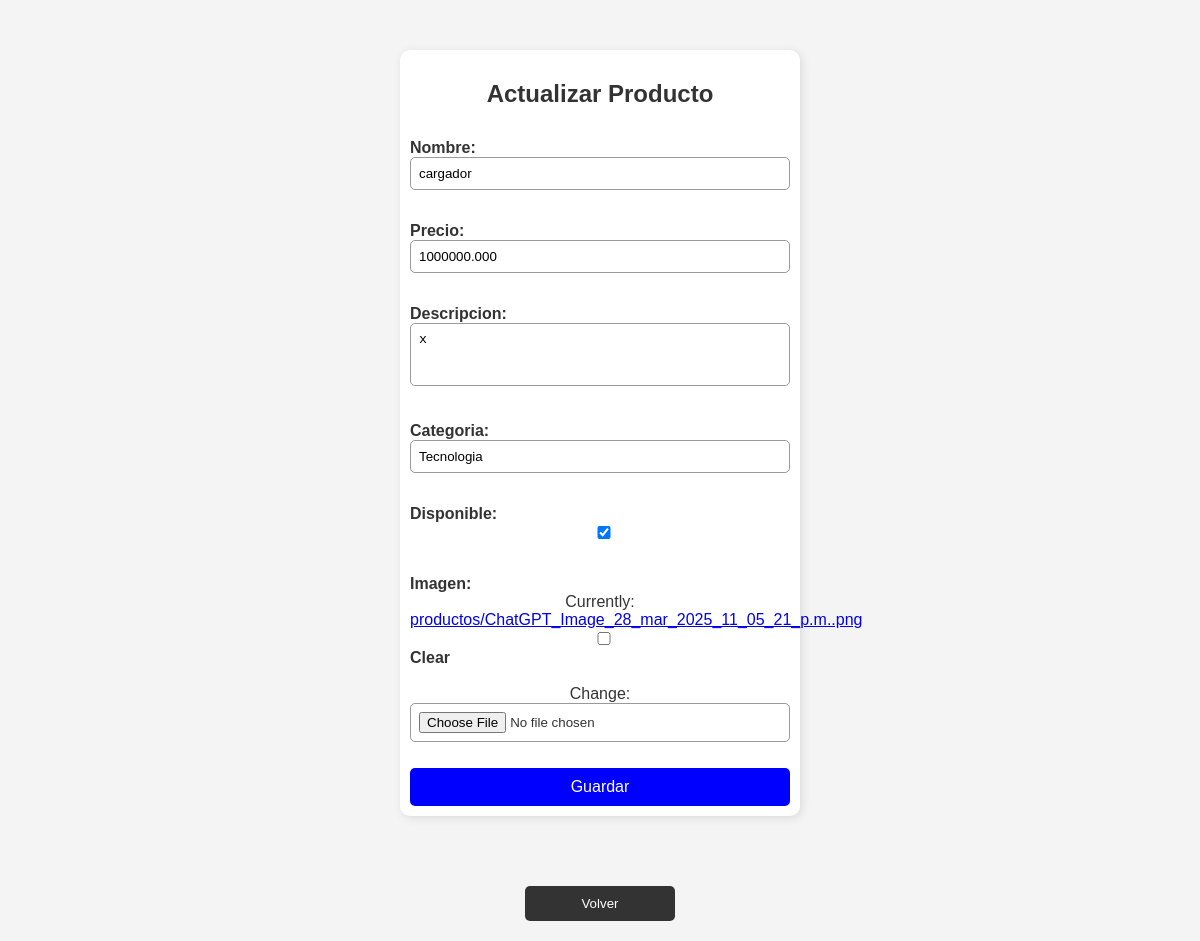
The page /actualizar/15 on the database its author committed.
### Crud/models.py (models this page shows, shortened)
class Producto(models.Model):
    nombre = models.CharField(max_length=250)
    precio = models.DecimalField(max_digits=10, decimal_places=3)
    descripcion = models.TextField()
    categoria = models.CharField(max_length=100)
    disponible = models.BooleanField(default=True)
    imagen = models.ImageField(upload_to='productos/', null=True, blank=True)

### Crud/views.py (the view)
# urls.py: path('actualizar/<int:id>' , views.actualizar, name='actualizar'),
def actualizar(request, id):
    producto = get_object_or_404(Producto, id=id)
    if request.method == "POST":
        form = ProductoForm(request.POST, request.FILES, instance=producto)
        if form.is_valid():
            form.save()
            return redirect("tienda")
    else:
        form = ProductoForm(instance=producto)
    return render(request, 'update.html', {"form":form, 'producto': producto})

### Crud/forms.py
class ProductoForm(forms.ModelForm):
    class Meta:
        model = Producto
        fields = ["nombre", "precio", "descripcion", "categoria", "disponible", "imagen"]
        widgets = {
             "nombre": forms.TextInput(attrs={"class": "form-input", "placeholder": "Nombre del producto", "required": True}),
             "precio": forms.NumberInput(attrs={"class": "form-input", "placeholder": "Precio", "required": True}),
             "descripcion": forms.Textarea(attrs={"class": "form-textarea", "rows": 3, "placeholder": "Descripción", "required": True}),
             "categoria": forms.TextInput(attrs={"class": "form-input", "placeholder": "Categoría", "required": True}),
             "disponible": forms.CheckboxInput(attrs={"class": "form-checkbox", "required": True}),
             "imagen": forms.ClearableFileInput(attrs={"class": "form-file"}),
         }

### Crud/templates/update.html (shortened to what this page needs)
{% load static %}
<!DOCTYPE html>
<html lang="es">
<head>
        <link rel="stylesheet" href="{% static 'styles2.css' %}">
</head>
<body>
        <div class="actualizar-container">
        <h2>Actualizar Producto</h2>
        <form method="POST" enctype="multipart/form-data">
            {{ form.as_p }}
            <button type="submit">Guardar</button>
        </form>
    </div>
    <button class="volver-btn" onclick="window.location.href='{% url 'tienda' %}'">Volver</button>
</body>
</html>
{% load static %}

### Crud/static/styles2.css (style rules this page uses)
body { font-family: Arial, sans-serif; background-color: #f4f4f4; color: #333; margin: 0; padding: 0; display: flex; flex-direction: column; align-items: center; }
.actualizar-container { width: 400px; margin: 50px auto; background: white; padding: 10px; box-sizing: border-box; border-radius: 10px; box-shadow: 2px 2px 10px rgba(0, 0, 0, 0.1); text-align: center; }
.actualizar-container h2 { margin-bottom: 15px; color: #333; }
.actualizar-container form { display: flex; flex-direction: column; }
.actualizar-container label { font-weight: bold; text-align: left; display: block; }
.actualizar-container input, .actualizar-container select, .actualizar-container textarea { width: 100%; padding: 8px; border: 1px solid #999; border-radius: 5px; box-sizing: border-box; max-width: 100%; resize: none; }
.actualizar-container button { width: 100%; padding: 10px; margin-top: 10px; border: none; cursor: pointer; background-color: blue; color: white; font-size: 16px; border-radius: 5px; }
.volver-btn { display: block; width: 150px; margin: 20px auto; padding: 10px; background-color: #333; color: white; border: none; border-radius: 5px; text-align: center; cursor: pointer; }

### rows shown on the page
Producto: nombre "cargador", precio "1000000.000", descripcion "x", categoria "Tecnologia", disponible "☑"
